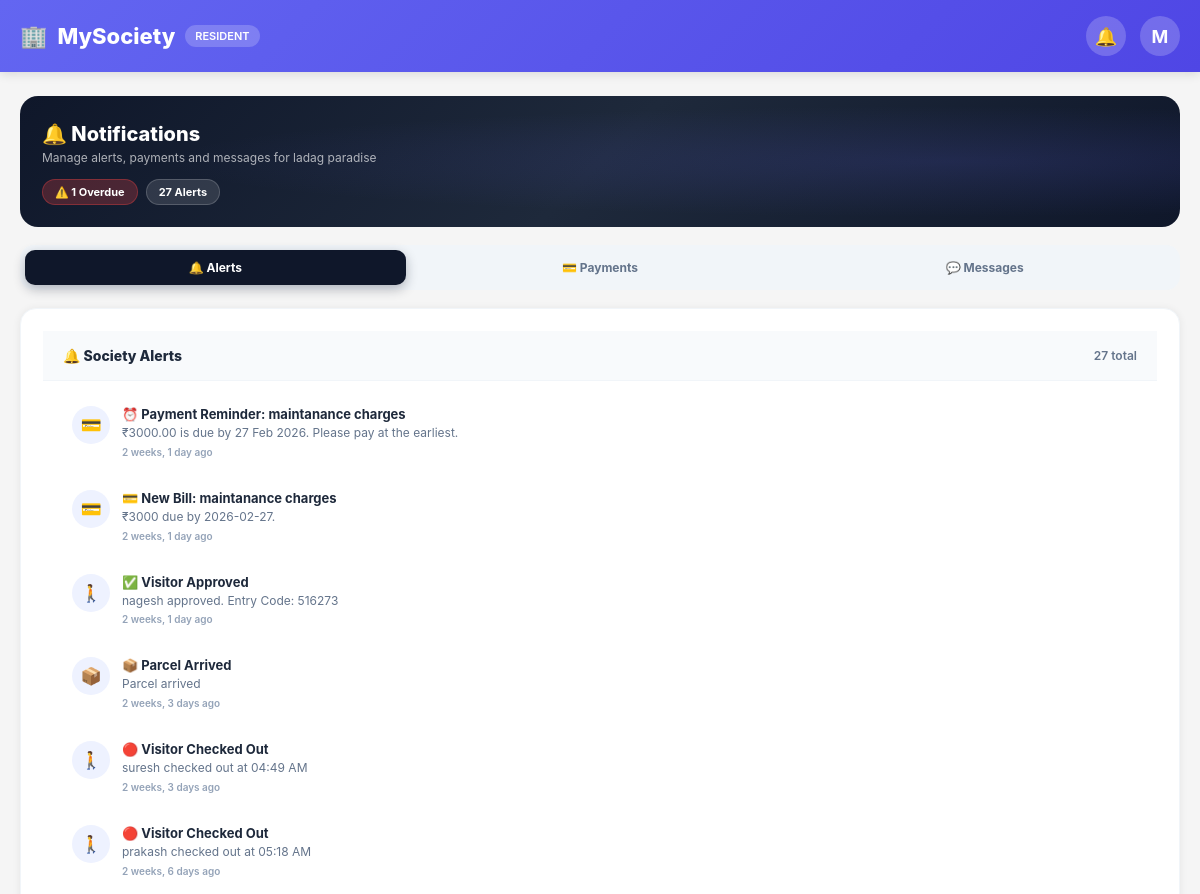
Page /society-admin/notifications/ (signed in, upper part) on the earlier database version.
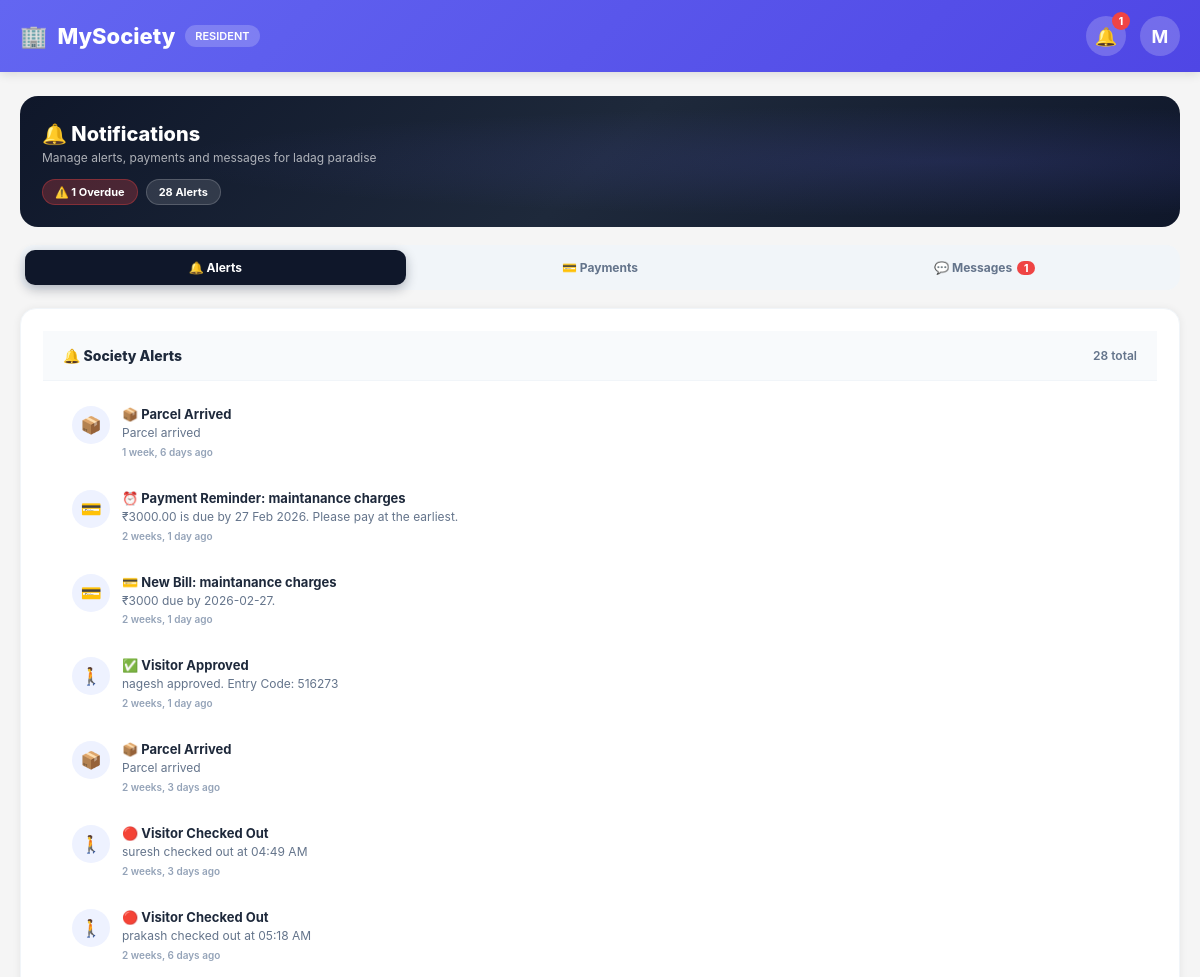
Same page on the later database version.
### core/models.py (models this page shows)
class Notification(models.Model):
    user = models.ForeignKey(
        User,
        on_delete=models.CASCADE,
        related_name="notifications"
    )
    sender = models.ForeignKey(
        User,
        on_delete=models.SET_NULL,
        null=True,
        blank=True,
        related_name="sent_notifications"
    )
    parent = models.ForeignKey(
        "self",
        on_delete=models.CASCADE,
        null=True,
        blank=True,
        related_name="replies"
    )
    title = models.CharField(max_length=255)
    message = models.TextField()
    visitor = models.ForeignKey(
        Visitor,
        on_delete=models.SET_NULL,
        null=True,
        blank=True,
        related_name="notifications"
    )
    is_read = models.BooleanField(default=False)
    created_at = models.DateTimeField(auto_now_add=True)
    class Meta:
        ordering = ["-created_at"]

### core/views.py (the view)
# urls.py: path('society-admin/notifications/', views.society_admin_notifications, name='society_admin_notifications'),
@login_required
def society_admin_notifications(request):
    from django.contrib import messages as django_messages
    from .models import ChatMessage, Notification
    user = request.user
    try:
        profile = user.userprofile
        society = profile.society
        if not society:
            django_messages.error(request, "You are not associated with any society")
            return redirect('society_admin_dashboard')
        notifications = Notification.objects.filter(
            user=user
        ).order_by('-created_at')
        unread_count = notifications.filter(is_read=False).count()
        notifications.filter(is_read=False).update(is_read=True)
        today = timezone.now().date()
        Bill.objects.filter(
            society=society,
            status='pending',
            due_date__lt=today
        ).update(status='overdue')
        bills = Bill.objects.filter(
            society=society
        ).prefetch_related('billpayer_set').order_by('-created_at')
        bills_annotated = []
        for bill in bills:
            payers     = bill.billpayer_set.all()
            total      = payers.count()
            paid_c     = payers.filter(status='paid').count()
            paid_pct   = round((paid_c / total * 100) if total else 0)
            bill.total_payers = total
            bill.paid_count   = paid_c
            bill.paid_pct     = paid_pct
            bills_annotated.append(bill)
        pending_bills_count = sum(1 for b in bills_annotated if b.status == 'pending')
        paid_bills_count    = sum(1 for b in bills_annotated if b.status == 'paid')
        total_overdue       = sum(1 for b in bills_annotated if b.status == 'overdue')
        total_unread = ChatMessage.objects.filter(
            receiver=user,
            is_read=False
        ).count()
        context = {
            'profile':             profile,
            'society':             society,
            'user':                user,
            'notifications':       notifications,
            'unread_count':        unread_count,
            'bills':               bills_annotated,
            'pending_bills_count': pending_bills_count,
            'paid_bills_count':    paid_bills_count,
            'total_overdue':       total_overdue,
            'total_unread':        total_unread,
        }
        return render(request, 'society_admin/society_admin_notifications.html', context)
    except Exception as e:
        from django.contrib import messages as django_messages
        django_messages.error(request, f"Error loading notifications: {str(e)}")
        return redirect('society_admin_dashboard')

### core/context_processors.py (called while the page is built, shortened)
def base_context(request):
    if not request.user.is_authenticated:
        return {}
    profile = getattr(request.user, "userprofile", None)
    return {
        "current_user": request.user,
        "current_role": profile.role if profile else None,
        "notification_count": Notification.objects.filter(
            user=request.user,
            is_read=False
        ).count(),
    }

def global_context(request):
    if not request.user.is_authenticated:
        return {
            "notification_count": 0,
            "current_user": None,
            "current_role": None,
        }
    user = request.user
    profile = getattr(user, "userprofile", None)
    unread_chat = ChatMessage.objects.filter(
        receiver=user,
        is_read=False
    ).count()
    unread_notifications = Notification.objects.filter(
        user=user,
        is_read=False
    ).count()
    return {
        "current_user": user,
        "current_role": profile.role if profile else None,
        "notification_count": unread_chat + unread_notifications,
    }

def guard_notification_count(request):
    return {"guard_notification_count": 0}

### templates/society_admin/society_admin_notifications.html (shortened to what this page needs)
{% extends "society_admin/base.html" %}
{% load custom_filters %}
{% block content %}
<div class="notif-hero">
    <h1>🔔 Notifications</h1>
    <p>Manage alerts, payments and messages for {{ society.name }}</p>
    <div class="hero-badges">
        {% if total_overdue %}
        <span class="hero-badge red">⚠️ {{ total_overdue }} Overdue</span>
        {% endif %}
        <span class="hero-badge">{{ notifications.count }} Alerts</span>
    </div>
</div>
<div class="tab-nav">
    <button class="tab-btn active" onclick="switchTab(this,'pNotifs')">
        🔔 Alerts
    </button>
    <button class="tab-btn" onclick="switchTab(this,'pPayments')">
        💳 Payments
    </button>
    <button class="tab-btn" onclick="switchTab(this,'pChat')">
        💬 Messages
        {% if total_unread %}<span class="tab-pill">{{ total_unread }}</span>{% endif %}
    </button>
</div>
<div id="pNotifs" class="tab-panel active">
    <div class="card">
        <div class="card-hd">
            <span class="card-hd-title">🔔 Society Alerts</span>
            <span style="font-size:12px;color:#64748b;font-weight:600;">{{ notifications.count }} total</span>
        </div>
        <div class="card-body" style="padding:10px 12px;">
            {% if notifications %}
            <div class="notif-list">
                {% for n in notifications %}
                <div class="notif-item {% if not n.is_read %}unread{% endif %}">
                    <div class="notif-icon">
                        {% if "visitor" in n.title|lower %}🚶
                        {% elif "sos" in n.title|lower or "emergency" in n.title|lower %}🚨
                        {% elif "payment" in n.title|lower or "bill" in n.title|lower %}💳
                        {% elif "parcel" in n.title|lower or "delivery" in n.title|lower %}📦
                        {% elif "maintenance" in n.title|lower %}🔧
                        {% elif "complaint" in n.title|lower %}📢
                        {% elif "meeting" in n.title|lower %}📅
                        {% elif "leave" in n.title|lower %}📋
                        {% else %}🔔{% endif %}
                    </div>
                    <div class="notif-content">
                        <h4>{{ n.title }}</h4>
                        <p>{{ n.message }}</p>
                        <div class="notif-time">{{ n.created_at|timesince }} ago</div>
                    </div>
                </div>
                {% endfor %}
            </div>
            {% else %}
            <div class="empty-st">
                <div class="ico">🔔</div>
                <p>No alerts yet</p>
                <small>You're all caught up!</small>
            </div>
            {% endif %}
        </div>
    </div>
</div>
{% endblock %}

### templates/society_admin/base.html (shortened to what this page needs)
<!DOCTYPE html>
<html lang="en">
<head>
</head>
<body>
<header class="header">
    <div class="header-content">
        <div class="logo">
            <span>{% block logo_icon %}🏢{% endblock %}</span>
            <span>MySociety</span>
            {% if current_role %}
                <span class="role-badge">{{ current_role|title }}</span>
            {% endif %}
        </div>
        <div class="header-actions">
            <a href="{% url 'society_admin_notifications' %}"
               class="icon-btn"
               title="Messages & Notifications"
               id="notifIconLink">
                🔔
                {% if notification_count and notification_count > 0 %}
                    <span class="notif-badge" id="notifBadge">
                        {% if notification_count > 99 %}99+{% else %}{{ notification_count }}{% endif %}
                    </span>
                {% endif %}
            </a>
            <a href="{% url 'society_admin_settings' %}" class="icon-btn" title="Profile">
                {{ user.username|slice:":1"|upper }}
            </a>
        </div>
    </div>
</header>
<main class="main-content">
    {% block content %}{% endblock %}
</main>
</body>
</html>

Differences in the rows shown:
added Notification: title "📦 Parcel Arrived", message "Parcel arrived", created_at "1 week, 6 days"
Other differences:
{{ notification_count }}: (not shown) → "1"
{{ notifications.count }}: "27" → "28"
{{ total_unread }}: (not shown) → "1"
